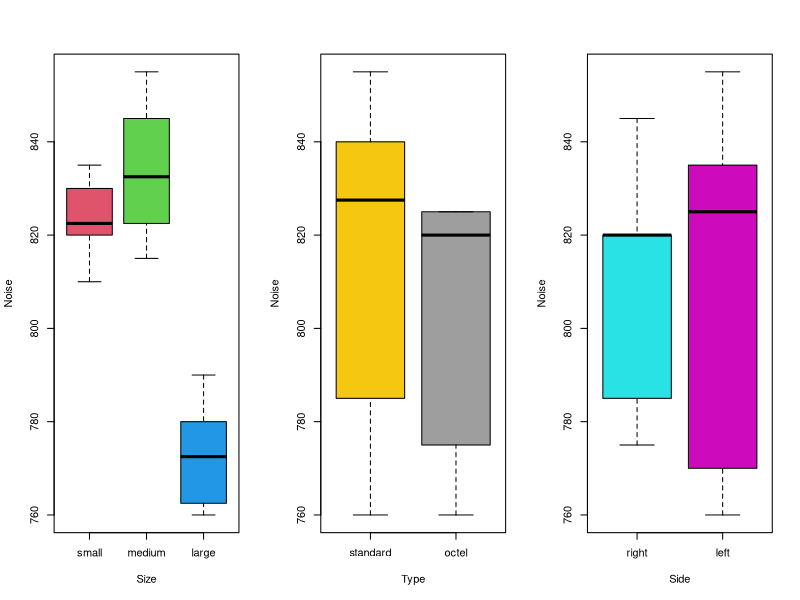
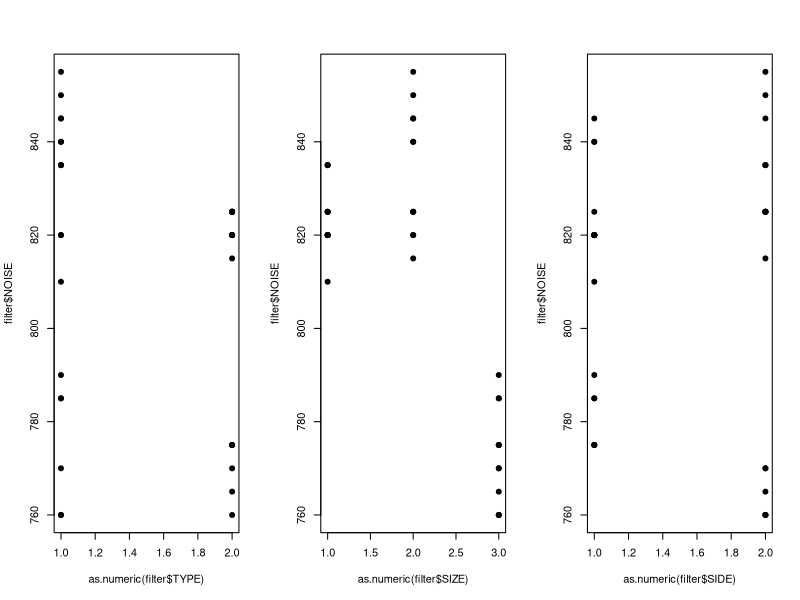
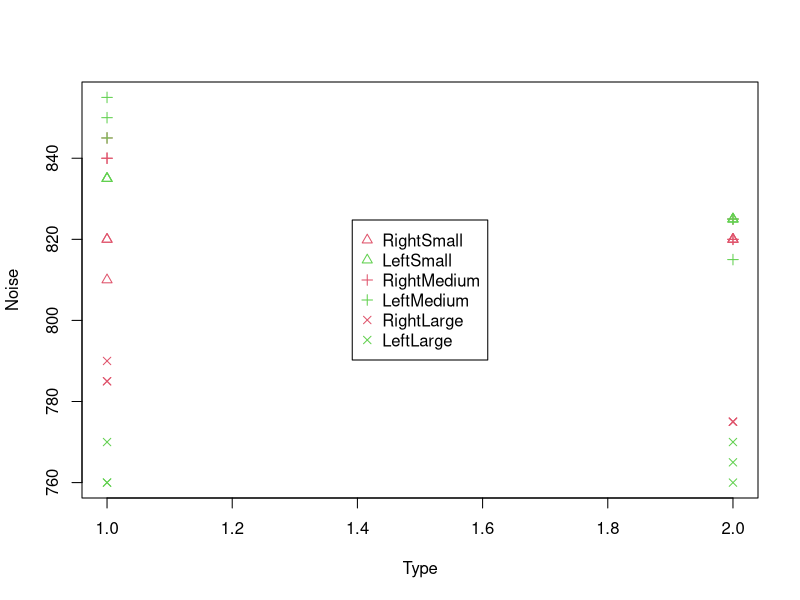
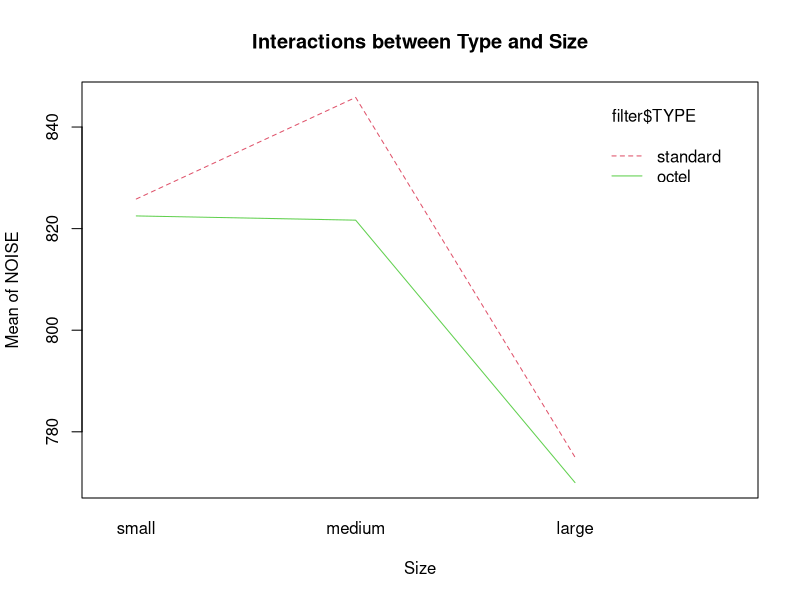

Here is the R script that generated these plots, in order:
## ---- chunk 1
## set working directory
require("knitr")
require("car")
## ---- chunk 2
# Loading data and converting to factors
filter <- read.table("filter.txt", header=TRUE)
filter$SIZE <- factor(filter$SIZE)
levels(filter$SIZE) <- c("small", "medium", "large")
filter$TYPE <- factor(filter$TYPE)
levels(filter$TYPE) <- c("standard", "octel")
filter$SIDE <- factor(filter$SIDE)
levels(filter$SIDE) <- c("right", "left")

# Summary of the data
summary(filter)

# Structure of the data
str(filter)
## ---- chunk 3
# Boxplot
par(mfrow = c(1,3))
boxplot(filter$NOISE~filter$SIZE, filter, xlab = "Size", ylab = "Noise", col = c(2,3,4))
boxplot(filter$NOISE~filter$TYPE, filter, xlab = "Type", ylab = "Noise", col = c(7,8))
boxplot(filter$NOISE~filter$SIDE, filter, xlab = "Side", ylab = "Noise", col = c(5,6))

# Scatter plot
par(mfrow = c(1,3))
plot(as.numeric(filter$TYPE), filter$NOISE, pch=19)
plot(as.numeric(filter$SIZE), filter$NOISE, pch=19)
plot(as.numeric(filter$SIDE), filter$NOISE, pch=19)

# Scatter plot combined
par(mfrow=c(1,1))
plot(as.numeric(filter$TYPE), filter$NOISE, col = as.numeric(filter$SIDE)+1, 
     pch = as.numeric(filter$SIZE)+1, xlab = "Type", ylab = "Noise")
legend("center", legend = c("RightSmall", "LeftSmall", "RightMedium", "LeftMedium", "RightLarge", "LeftLarge"), 
       col = c(2,3), pch = c(2,2,3,3,4,4))
## ---- chunk 4
# Linear Models
lmsize <- lm(filter$NOISE~filter$SIZE, filter)
lmtype <- lm(filter$NOISE~filter$TYPE, filter)
lmside <- lm(filter$NOISE~filter$SIDE, filter)
lmall <- lm(filter$NOISE~filter$SIZE+filter$TYPE+filter$SIDE, filter)

# One-way ANOVA of Size
anova(lmsize)
# Linear Model of Size
summary(lmsize)

# One-way ANOVA of Type
anova(lmtype)
# Linear Model of Type
summary(lmtype)

# One-way ANOVA of Side
anova(lmside)
# Linear Model of Side
summary(lmside)

# Three-way ANOVA of Size, Type, and Side
anova(lmall)
# Linear model of Size, Type, and Side
summary(lmall)
## ---- chunk 5
lmall_side <- lm(filter$NOISE~filter$SIZE+filter$TYPE, filter)
# Three-way ANOVA without Side
anova(lmall_side)
# Linear Model of Size and Type
summary(lmall_side)
## ---- chunk 6
# Visualize interaction
par(mfrow=c(1,1))
interaction.plot(filter$SIZE, filter$TYPE, filter$NOISE, ylab="Mean of NOISE", xlab="Size", main="Interactions between Type and Size", col=c(2,3))

# Linear Model
lmall_int <- lm(filter$NOISE~filter$SIZE*filter$TYPE, filter)

# Two-way ANOVA
anova(lmall_int)
# Linear Model of Size and Type
summary(lmall_int)
